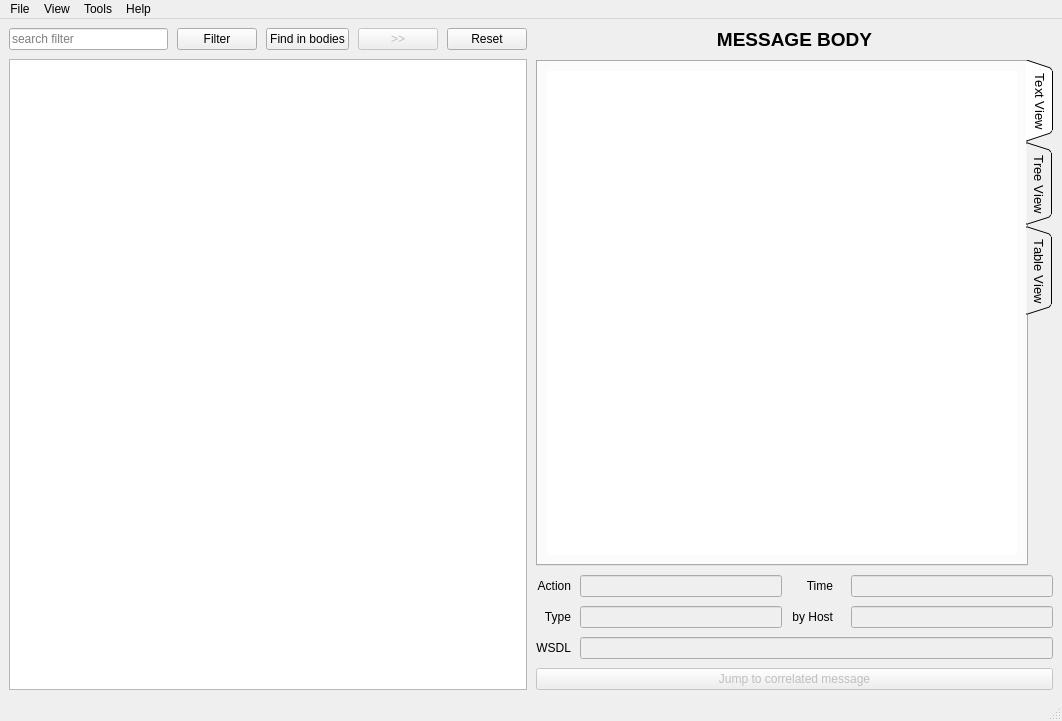
<?xml version="1.0" encoding="UTF-8"?>
<ui version="4.0">
 <class>MainWindow</class>
 <widget class="QMainWindow" name="MainWindow">
  <property name="geometry">
   <rect>
    <x>0</x>
    <y>0</y>
    <width>1062</width>
    <height>721</height>
   </rect>
  </property>
  <property name="windowTitle">
   <string>SOAP SVCLOG Viewer</string>
  </property>
  <widget class="QWidget" name="centralwidget">
   <layout class="QHBoxLayout" name="horizontalLayout">
    <property name="spacing">
     <number>9</number>
    </property>
    <property name="sizeConstraint">
     <enum>QLayout::SetDefaultConstraint</enum>
    </property>
    <property name="leftMargin">
     <number>9</number>
    </property>
    <item>
     <layout class="QVBoxLayout" name="verticalLayout_1">
      <property name="sizeConstraint">
       <enum>QLayout::SetDefaultConstraint</enum>
      </property>
      <item>
       <layout class="QHBoxLayout" name="horizontalLayout_3">
        <item>
         <widget class="QLineEdit" name="w_SearchedText">
          <property name="toolTip">
           <string>Search is Case-Sensitive</string>
          </property>
          <property name="inputMask">
           <string/>
          </property>
          <property name="text">
           <string/>
          </property>
          <property name="placeholderText">
           <string>search filter</string>
          </property>
          <property name="clearButtonEnabled">
           <bool>true</bool>
          </property>
         </widget>
        </item>
        <item>
         <widget class="QPushButton" name="w_SearchActionButton">
          <property name="text">
           <string>Filter</string>
          </property>
         </widget>
        </item>
        <item>
         <widget class="QPushButton" name="w_SearchBodyButton">
          <property name="text">
           <string>Find in bodies</string>
          </property>
         </widget>
        </item>
        <item>
         <widget class="QPushButton" name="w_SearchNextButton">
          <property name="enabled">
           <bool>false</bool>
          </property>
          <property name="text">
           <string>&gt;&gt;</string>
          </property>
         </widget>
        </item>
        <item>
         <widget class="QPushButton" name="w_ResetFilterButton">
          <property name="text">
           <string>Reset</string>
          </property>
         </widget>
        </item>
       </layout>
      </item>
      <item>
       <widget class="QListWidget" name="w_MessageList">
        <property name="maximumSize">
         <size>
          <width>16777215</width>
          <height>16777215</height>
         </size>
        </property>
        <property name="font">
         <font>
          <family>Consolas</family>
          <pointsize>9</pointsize>
          <weight>50</weight>
          <bold>false</bold>
         </font>
        </property>
        <property name="toolTip">
         <string>You can mark a message with a double-click.</string>
        </property>
        <property name="editTriggers">
         <set>QAbstractItemView::CurrentChanged|QAbstractItemView::EditKeyPressed</set>
        </property>
       </widget>
      </item>
     </layout>
    </item>
    <item>
     <layout class="QVBoxLayout" name="verticalLayout_2">
      <item>
       <widget class="QLabel" name="w_MessageTitle">
        <property name="font">
         <font>
          <family>Segoe UI</family>
          <pointsize>14</pointsize>
          <weight>75</weight>
          <bold>true</bold>
         </font>
        </property>
        <property name="text">
         <string>MESSAGE BODY</string>
        </property>
        <property name="textFormat">
         <enum>Qt::RichText</enum>
        </property>
        <property name="scaledContents">
         <bool>false</bool>
        </property>
        <property name="alignment">
         <set>Qt::AlignCenter</set>
        </property>
       </widget>
      </item>
      <item>
       <widget class="QTabWidget" name="tabWidget">
        <property name="font">
         <font>
          <family>Segoe UI</family>
          <pointsize>10</pointsize>
          <weight>50</weight>
          <bold>false</bold>
          <kerning>false</kerning>
         </font>
        </property>
        <property name="tabPosition">
         <enum>QTabWidget::East</enum>
        </property>
        <property name="tabShape">
         <enum>QTabWidget::Triangular</enum>
        </property>
        <property name="currentIndex">
         <number>0</number>
        </property>
        <widget class="QWidget" name="tab_1">
         <attribute name="title">
          <string>Text View</string>
         </attribute>
         <layout class="QHBoxLayout" name="horizontalLayout_2">
          <item>
           <widget class="QTextEdit" name="w_MessageDump">
            <property name="sizePolicy">
             <sizepolicy hsizetype="Expanding" vsizetype="Expanding">
              <horstretch>1</horstretch>
              <verstretch>1</verstretch>
             </sizepolicy>
            </property>
            <property name="minimumSize">
             <size>
              <width>0</width>
              <height>0</height>
             </size>
            </property>
            <property name="font">
             <font>
              <family>Courier New</family>
              <pointsize>9</pointsize>
              <weight>50</weight>
              <bold>false</bold>
              <kerning>false</kerning>
             </font>
            </property>
            <property name="autoFillBackground">
             <bool>false</bool>
            </property>
            <property name="frameShape">
             <enum>QFrame::NoFrame</enum>
            </property>
            <property name="frameShadow">
             <enum>QFrame::Sunken</enum>
            </property>
            <property name="lineWidth">
             <number>1</number>
            </property>
            <property name="lineWrapMode">
             <enum>QTextEdit::NoWrap</enum>
            </property>
            <property name="readOnly">
             <bool>false</bool>
            </property>
            <property name="html">
             <string>&lt;!DOCTYPE HTML PUBLIC &quot;-//W3C//DTD HTML 4.0//EN&quot; &quot;http://www.w3.org/TR/REC-html40/strict.dtd&quot;&gt;
&lt;html&gt;&lt;head&gt;&lt;meta name=&quot;qrichtext&quot; content=&quot;1&quot; /&gt;&lt;style type=&quot;text/css&quot;&gt;
p, li { white-space: pre-wrap; }
&lt;/style&gt;&lt;/head&gt;&lt;body style=&quot; font-family:'Courier New','Segoe UI'; font-size:9pt; font-weight:400; font-style:normal;&quot;&gt;
&lt;p style=&quot;-qt-paragraph-type:empty; margin-top:0px; margin-bottom:0px; margin-left:0px; margin-right:0px; -qt-block-indent:0; text-indent:0px; font-family:'Courier New';&quot;&gt;&lt;br /&gt;&lt;/p&gt;&lt;/body&gt;&lt;/html&gt;</string>
            </property>
           </widget>
          </item>
         </layout>
        </widget>
        <widget class="QWidget" name="tab_2">
         <attribute name="title">
          <string>Tree View</string>
         </attribute>
         <layout class="QHBoxLayout" name="horizontalLayout_4">
          <item>
           <widget class="QTreeWidget" name="w_MessageTree">
            <property name="font">
             <font>
              <family>Courier New</family>
              <pointsize>9</pointsize>
              <weight>50</weight>
              <bold>false</bold>
              <kerning>false</kerning>
             </font>
            </property>
            <property name="frameShape">
             <enum>QFrame::NoFrame</enum>
            </property>
            <property name="lineWidth">
             <number>0</number>
            </property>
            <property name="horizontalScrollBarPolicy">
             <enum>Qt::ScrollBarAsNeeded</enum>
            </property>
            <property name="sizeAdjustPolicy">
             <enum>QAbstractScrollArea::AdjustToContents</enum>
            </property>
            <property name="headerHidden">
             <bool>true</bool>
            </property>
            <column>
             <property name="text">
              <string notr="true">1</string>
             </property>
            </column>
           </widget>
          </item>
         </layout>
        </widget>
        <widget class="QWidget" name="tab_3">
         <attribute name="title">
          <string>Table View</string>
         </attribute>
         <layout class="QHBoxLayout" name="horizontalLayout_5">
          <item>
           <widget class="QTreeWidget" name="w_MessageTable">
            <property name="font">
             <font>
              <family>Courier New</family>
              <pointsize>10</pointsize>
             </font>
            </property>
            <property name="frameShape">
             <enum>QFrame::NoFrame</enum>
            </property>
            <property name="frameShadow">
             <enum>QFrame::Sunken</enum>
            </property>
            <property name="lineWidth">
             <number>1</number>
            </property>
            <property name="indentation">
             <number>14</number>
            </property>
            <column>
             <property name="text">
              <string>Tag</string>
             </property>
             <property name="font">
              <font>
               <family>Segoe UI</family>
               <pointsize>10</pointsize>
               <weight>75</weight>
               <bold>true</bold>
              </font>
             </property>
            </column>
            <column>
             <property name="text">
              <string>Content / Attribute</string>
             </property>
             <property name="font">
              <font>
               <family>Segoe UI</family>
               <pointsize>10</pointsize>
               <weight>75</weight>
               <bold>true</bold>
              </font>
             </property>
            </column>
           </widget>
          </item>
         </layout>
        </widget>
       </widget>
      </item>
      <item>
       <layout class="QGridLayout" name="gridLayout">
        <item row="1" column="1">
         <widget class="QLineEdit" name="line_Action">
          <property name="enabled">
           <bool>false</bool>
          </property>
          <property name="text">
           <string/>
          </property>
          <property name="readOnly">
           <bool>true</bool>
          </property>
         </widget>
        </item>
        <item row="3" column="2">
         <widget class="QLabel" name="label_Host">
          <property name="text">
           <string>by Host</string>
          </property>
          <property name="alignment">
           <set>Qt::AlignRight|Qt::AlignTrailing|Qt::AlignVCenter</set>
          </property>
         </widget>
        </item>
        <item row="1" column="4">
         <widget class="QLineEdit" name="line_Time">
          <property name="enabled">
           <bool>false</bool>
          </property>
          <property name="text">
           <string/>
          </property>
          <property name="readOnly">
           <bool>true</bool>
          </property>
         </widget>
        </item>
        <item row="7" column="0">
         <widget class="QLabel" name="label_WSDL">
          <property name="text">
           <string>WSDL</string>
          </property>
          <property name="alignment">
           <set>Qt::AlignRight|Qt::AlignTrailing|Qt::AlignVCenter</set>
          </property>
         </widget>
        </item>
        <item row="3" column="4">
         <widget class="QLineEdit" name="line_Host">
          <property name="enabled">
           <bool>false</bool>
          </property>
          <property name="text">
           <string/>
          </property>
          <property name="readOnly">
           <bool>true</bool>
          </property>
         </widget>
        </item>
        <item row="3" column="1">
         <widget class="QLineEdit" name="line_Source">
          <property name="enabled">
           <bool>false</bool>
          </property>
          <property name="text">
           <string/>
          </property>
          <property name="readOnly">
           <bool>true</bool>
          </property>
         </widget>
        </item>
        <item row="7" column="1" colspan="4">
         <widget class="QLineEdit" name="line_WSDL">
          <property name="enabled">
           <bool>false</bool>
          </property>
          <property name="sizePolicy">
           <sizepolicy hsizetype="Expanding" vsizetype="Fixed">
            <horstretch>0</horstretch>
            <verstretch>0</verstretch>
           </sizepolicy>
          </property>
          <property name="text">
           <string/>
          </property>
          <property name="frame">
           <bool>true</bool>
          </property>
          <property name="readOnly">
           <bool>true</bool>
          </property>
          <property name="clearButtonEnabled">
           <bool>false</bool>
          </property>
         </widget>
        </item>
        <item row="1" column="2">
         <widget class="QLabel" name="label_Time">
          <property name="text">
           <string>Time</string>
          </property>
          <property name="alignment">
           <set>Qt::AlignRight|Qt::AlignTrailing|Qt::AlignVCenter</set>
          </property>
         </widget>
        </item>
        <item row="3" column="0">
         <widget class="QLabel" name="label_Source">
          <property name="text">
           <string>Type</string>
          </property>
          <property name="alignment">
           <set>Qt::AlignRight|Qt::AlignTrailing|Qt::AlignVCenter</set>
          </property>
         </widget>
        </item>
        <item row="1" column="0">
         <widget class="QLabel" name="label_Action">
          <property name="text">
           <string>Action</string>
          </property>
          <property name="alignment">
           <set>Qt::AlignRight|Qt::AlignTrailing|Qt::AlignVCenter</set>
          </property>
         </widget>
        </item>
        <item row="8" column="0" colspan="5">
         <widget class="QPushButton" name="w_JumpButton">
          <property name="enabled">
           <bool>false</bool>
          </property>
          <property name="text">
           <string>Jump to correlated message</string>
          </property>
         </widget>
        </item>
       </layout>
      </item>
     </layout>
    </item>
   </layout>
  </widget>
  <widget class="QMenuBar" name="menubar">
   <property name="geometry">
    <rect>
     <x>0</x>
     <y>0</y>
     <width>1062</width>
     <height>21</height>
    </rect>
   </property>
   <widget class="QMenu" name="menuFichier">
    <property name="title">
     <string>File</string>
    </property>
    <addaction name="actionOpen"/>
    <addaction name="actionImport"/>
    <addaction name="separator"/>
    <addaction name="actionQuit"/>
   </widget>
   <widget class="QMenu" name="menuTools">
    <property name="title">
     <string>Tools</string>
    </property>
    <addaction name="actionSplit"/>
    <addaction name="actionRepair"/>
    <addaction name="actionConvert"/>
    <addaction name="separator"/>
    <addaction name="actionSave"/>
   </widget>
   <widget class="QMenu" name="menuHelp">
    <property name="title">
     <string>Help</string>
    </property>
    <addaction name="actionAbout"/>
    <addaction name="actionInfos"/>
   </widget>
   <widget class="QMenu" name="menuView">
    <property name="title">
     <string>View</string>
    </property>
    <addaction name="actionHideNS"/>
    <addaction name="actionHideService"/>
    <addaction name="separator"/>
    <addaction name="actionMark"/>
   </widget>
   <addaction name="menuFichier"/>
   <addaction name="menuView"/>
   <addaction name="menuTools"/>
   <addaction name="menuHelp"/>
  </widget>
  <widget class="QStatusBar" name="statusbar"/>
  <action name="actionOpen">
   <property name="text">
    <string>Open SVCLOG file</string>
   </property>
   <property name="shortcut">
    <string>Ctrl+O</string>
   </property>
  </action>
  <action name="actionQuit">
   <property name="text">
    <string>Quit</string>
   </property>
  </action>
  <action name="actionRepair">
   <property name="text">
    <string>Repair SVCLOG</string>
   </property>
  </action>
  <action name="actionHelp">
   <property name="text">
    <string>Help</string>
   </property>
  </action>
  <action name="actionAbout">
   <property name="text">
    <string>About</string>
   </property>
  </action>
  <action name="actionConvert">
   <property name="text">
    <string>Convert to faster XML format</string>
   </property>
  </action>
  <action name="actionImport">
   <property name="text">
    <string>Import XML file</string>
   </property>
  </action>
  <action name="actionInfos">
   <property name="text">
    <string>Infos</string>
   </property>
   <property name="toolTip">
    <string>Infos about the application</string>
   </property>
  </action>
  <action name="actionSplit">
   <property name="text">
    <string>Split SVCLOG file</string>
   </property>
  </action>
  <action name="actionMark">
   <property name="text">
    <string>Mark line</string>
   </property>
   <property name="shortcut">
    <string>Space</string>
   </property>
  </action>
  <action name="actionSave">
   <property name="text">
    <string>Save message body</string>
   </property>
   <property name="shortcut">
    <string>Ctrl+S</string>
   </property>
  </action>
  <action name="actionHideNS">
   <property name="checkable">
    <bool>true</bool>
   </property>
   <property name="text">
    <string>Hide namespaces</string>
   </property>
   <property name="shortcut">
    <string>Ctrl+N</string>
   </property>
  </action>
  <action name="actionHideService">
   <property name="checkable">
    <bool>true</bool>
   </property>
   <property name="text">
    <string>Hide Service Level messages</string>
   </property>
   <property name="shortcut">
    <string>Ctrl+B</string>
   </property>
  </action>
 </widget>
 <resources/>
 <connections/>
</ui>
